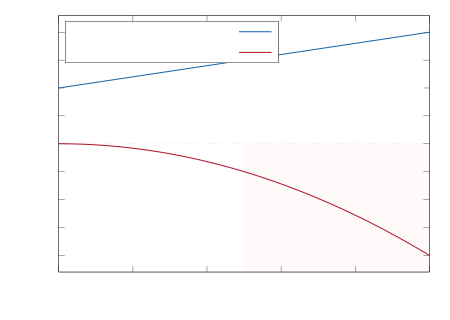

Here is the gnuplot script that generated this plot:
# HLCC Scoring Function: Reward R(c) = 1+c and Penalty P(c) = -2c^2
# Generates hlcc_scoring.tex (fragment) + hlcc_scoring-inc.pdf (graphics)
# Include in paper with: \input{figures/hlcc_scoring}

set terminal cairolatex pdf color colortext size 4.5in,3.2in
set output 'hlcc_scoring.tex'

set xlabel '$c$ (Stated Confidence)'
set ylabel 'Score $S(c)$'

set xrange [0:1]
set yrange [-2.3:2.3]

set grid lc rgb '#cccccc'
set key top left box opaque spacing 1.4

set style line 1 lc rgb '#2166ac' lw 3.0 dt 1
set style line 2 lc rgb '#b2182b' lw 3.0 dt 1
set style line 3 lc rgb '#aaaaaa' lw 0.8 dt 3

# Zero reference line
set arrow from 0,0 to 1,0 nohead ls 3

# Shading: danger zone for overconfident wrong answers
set object 1 rect from 0.5,-2.3 to 1.0,0 fc rgb '#fff0f0' fs solid 0.3 noborder behind

# Endpoint annotations
set label 1 '$S(0)=1$'  at 0.03,1.15  tc rgb '#2166ac'
set label 2 '$S(1)=2$'  at 0.84,2.15  tc rgb '#2166ac'
set label 3 '$S(0)=0$'  at 0.03,-0.20 tc rgb '#b2182b'
set label 4 '$S(1)=-2$' at 0.78,-1.82 tc rgb '#b2182b'

R(c) = 1.0 + c
P(c) = -2.0 * c**2

plot R(x) ls 1 title '$R(c) = 1 + c$ \quad (Correct)', \
     P(x) ls 2 title '$P(c) = -2c^{2}$ \quad (Incorrect)'
